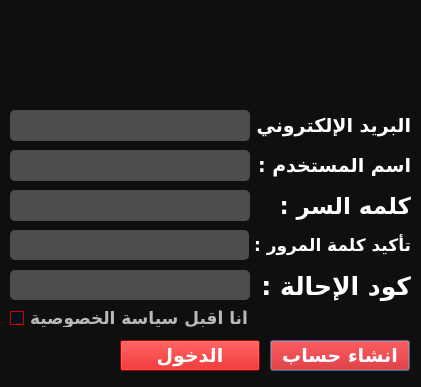
<?xml version="1.0" encoding="UTF-8"?>
<ui version="4.0">
 <class>Dialog</class>
 <widget class="QDialog" name="Dialog">
  <property name="geometry">
   <rect>
    <x>0</x>
    <y>0</y>
    <width>421</width>
    <height>387</height>
   </rect>
  </property>
  <property name="cursor">
   <cursorShape>ArrowCursor</cursorShape>
  </property>
  <property name="windowTitle">
   <string>SignUp  - ElecSemlali</string>
  </property>
  <property name="windowIcon">
   <iconset>
    <normaloff>../../Downloads/link.png</normaloff>../../Downloads/link.png</iconset>
  </property>
  <property name="styleSheet">
   <string notr="true">/*Copyright (c) DevSec Studio. All rights reserved.

MIT License

Permission is hereby granted, free of charge, to any person obtaining a copy
of this software and associated documentation files (the &quot;Software&quot;), to deal
in the Software without restriction, including without limitation the rights
to use, copy, modify, merge, publish, distribute, sublicense, and/or sell
copies of the Software, and to permit persons to whom the Software is
furnished to do so, subject to the following conditions:

The above copyright notice and this permission notice shall be included in all
copies or substantial portions of the Software.

THE SOFTWARE IS PROVIDED *AS IS*, WITHOUT WARRANTY OF ANY KIND, EXPRESS OR
IMPLIED, INCLUDING BUT NOT LIMITED TO THE WARRANTIES OF MERCHANTABILITY,
FITNESS FOR A PARTICULAR PURPOSE AND NONINFRINGEMENT. IN NO EVENT SHALL THE
AUTHORS OR COPYRIGHT HOLDERS BE LIABLE FOR ANY CLAIM, DAMAGES OR OTHER
LIABILITY, WHETHER IN AN ACTION OF CONTRACT, TORT OR OTHERWISE, ARISING FROM,
OUT OF OR IN CONNECTION WITH THE SOFTWARE OR THE USE OR OTHER DEALINGS IN THE SOFTWARE.
*/

/*-----QWidget-----*/
QWidget
{
	background-color: #0f0f0f;
	color: #fff;
	border-color: #000000;

}


/*-----QLabel-----*/
QLabel
{
	background-color: transparent;
	color: #fff;
	font-weight: bold;
	border-color: #000000;

}


/*-----QPushButton-----*/
QPushButton
{
	background-color: #d10000;
	color: #fff;
	font-weight: bold;

}


QPushButton::hover
{
	background-color: #ad0000;
	color: #fff;

}


QPushButton::pressed
{
	background-color: #e00000;
	color: #fff;

}


/*-----QToolButton-----*/
QToolButton
{
	background-color: transparent;
	color: #000000;
	border-style: solid;
	border-color: #000000;

}


QToolButton::hover
{
	background-color: #d10000;
	color: #000000;
	border-radius: 15px;
	border-color: #d10000;

}


QToolButton::pressed
{
	background-color: #d10000;
	color: #000000;
	border-style: solid;
	border-width: 0px;

}


/*-----QLineEdit-----*/
QLineEdit{
	background-color: #4d4d4d;
	color: #fff;
	font-weight: bold;
	border-style: solid;
	border-radius: 5px;
	padding: 5px;

}


/*-----QCheckBox-----*/
QCheckBox
{
	background-color: transparent;
	color: #b9b9bb;
	font-weight: bold;

}


QCheckBox::indicator
{
    color: #b1b1b1;
    background-color: #00111d;
    border: 1px solid #d10000;
    width: 12px;
    height: 12px;

}


QCheckBox::indicator:checked
{
    image:url(&quot;./ressources/check.png&quot;); /*To replace*/
	background-color: #d10000;
    border: 1px solid #d10000;

}


QCheckBox::indicator:unchecked:hover
{
    border: 1px solid #ff0000;

}


QCheckBox::disabled
{
	color: #656565;

}


QCheckBox::indicator:disabled
{
	background-color: #656565;
	color: #656565;
    border: 1px solid #656565;

}
</string>
  </property>
  <widget class="QLabel" name="label">
   <property name="geometry">
    <rect>
     <x>180</x>
     <y>10</y>
     <width>91</width>
     <height>91</height>
    </rect>
   </property>
   <property name="whatsThis">
    <string>&lt;html&gt;&lt;head/&gt;&lt;body&gt;&lt;p&gt;&lt;img src=&quot;:/source/sign-up-icon-0.png&quot;/&gt;&lt;/p&gt;&lt;/body&gt;&lt;/html&gt;</string>
   </property>
   <property name="styleSheet">
    <string notr="true">border-image: url(:/source/sign-up-icon-0.png);</string>
   </property>
   <property name="text">
    <string/>
   </property>
  </widget>
  <widget class="QLabel" name="label_4">
   <property name="geometry">
    <rect>
     <x>200</x>
     <y>100</y>
     <width>211</width>
     <height>51</height>
    </rect>
   </property>
   <property name="font">
    <font>
     <family>GE SS Unique Light</family>
     <pointsize>14</pointsize>
     <weight>75</weight>
     <bold>true</bold>
    </font>
   </property>
   <property name="text">
    <string>البريد الإلكتروني  :</string>
   </property>
  </widget>
  <widget class="QLineEdit" name="lineEdit">
   <property name="geometry">
    <rect>
     <x>10</x>
     <y>150</y>
     <width>240</width>
     <height>31</height>
    </rect>
   </property>
  </widget>
  <widget class="QLineEdit" name="lineEdit_2">
   <property name="geometry">
    <rect>
     <x>10</x>
     <y>110</y>
     <width>240</width>
     <height>31</height>
    </rect>
   </property>
  </widget>
  <widget class="QLineEdit" name="lineEdit_3">
   <property name="geometry">
    <rect>
     <x>10</x>
     <y>190</y>
     <width>240</width>
     <height>31</height>
    </rect>
   </property>
   <property name="echoMode">
    <enum>QLineEdit::Password</enum>
   </property>
  </widget>
  <widget class="QLineEdit" name="lineEdit_4">
   <property name="geometry">
    <rect>
     <x>10</x>
     <y>230</y>
     <width>239</width>
     <height>30</height>
    </rect>
   </property>
   <property name="echoMode">
    <enum>QLineEdit::Password</enum>
   </property>
  </widget>
  <widget class="QPushButton" name="pushButton">
   <property name="geometry">
    <rect>
     <x>270</x>
     <y>340</y>
     <width>140</width>
     <height>31</height>
    </rect>
   </property>
   <property name="font">
    <font>
     <family>GE SS Unique Light</family>
     <pointsize>14</pointsize>
     <weight>75</weight>
     <bold>true</bold>
    </font>
   </property>
   <property name="text">
    <string>انشاء حساب</string>
   </property>
  </widget>
  <widget class="QCheckBox" name="checkBox">
   <property name="geometry">
    <rect>
     <x>10</x>
     <y>310</y>
     <width>311</width>
     <height>17</height>
    </rect>
   </property>
   <property name="font">
    <font>
     <family>GE SS Unique Light</family>
     <pointsize>13</pointsize>
     <weight>75</weight>
     <bold>true</bold>
    </font>
   </property>
   <property name="cursor">
    <cursorShape>PointingHandCursor</cursorShape>
   </property>
   <property name="text">
    <string>أنا أقبل سياسة الخصوصية</string>
   </property>
  </widget>
  <widget class="QPushButton" name="pushButton_4">
   <property name="geometry">
    <rect>
     <x>120</x>
     <y>340</y>
     <width>140</width>
     <height>31</height>
    </rect>
   </property>
   <property name="font">
    <font>
     <family>GE SS Unique Light</family>
     <pointsize>14</pointsize>
     <weight>75</weight>
     <bold>true</bold>
    </font>
   </property>
   <property name="text">
    <string>الدخول</string>
   </property>
  </widget>
  <widget class="QLineEdit" name="lineEdit_6">
   <property name="geometry">
    <rect>
     <x>10</x>
     <y>270</y>
     <width>240</width>
     <height>30</height>
    </rect>
   </property>
   <property name="echoMode">
    <enum>QLineEdit::Normal</enum>
   </property>
  </widget>
  <widget class="QLabel" name="label_8">
   <property name="geometry">
    <rect>
     <x>200</x>
     <y>140</y>
     <width>211</width>
     <height>51</height>
    </rect>
   </property>
   <property name="font">
    <font>
     <family>GE SS Unique Light</family>
     <pointsize>14</pointsize>
     <weight>75</weight>
     <bold>true</bold>
    </font>
   </property>
   <property name="text">
    <string>اسم المستخدم :</string>
   </property>
  </widget>
  <widget class="QLabel" name="label_9">
   <property name="geometry">
    <rect>
     <x>200</x>
     <y>180</y>
     <width>211</width>
     <height>51</height>
    </rect>
   </property>
   <property name="font">
    <font>
     <family>GE SS Unique Light</family>
     <pointsize>17</pointsize>
     <weight>75</weight>
     <bold>true</bold>
    </font>
   </property>
   <property name="text">
    <string>كلمه السر :</string>
   </property>
  </widget>
  <widget class="QLabel" name="label_10">
   <property name="geometry">
    <rect>
     <x>200</x>
     <y>220</y>
     <width>211</width>
     <height>51</height>
    </rect>
   </property>
   <property name="font">
    <font>
     <family>GE SS Unique Light</family>
     <pointsize>13</pointsize>
     <weight>75</weight>
     <bold>true</bold>
    </font>
   </property>
   <property name="text">
    <string>تأكيد كلمة المرور :</string>
   </property>
  </widget>
  <widget class="QLabel" name="label_11">
   <property name="geometry">
    <rect>
     <x>200</x>
     <y>260</y>
     <width>211</width>
     <height>51</height>
    </rect>
   </property>
   <property name="font">
    <font>
     <family>GE SS Unique Light</family>
     <pointsize>19</pointsize>
     <weight>75</weight>
     <bold>true</bold>
    </font>
   </property>
   <property name="text">
    <string>كود الإحالة :</string>
   </property>
  </widget>
 </widget>
 <resources>
  <include location="source.qrc"/>
 </resources>
 <connections/>
</ui>
